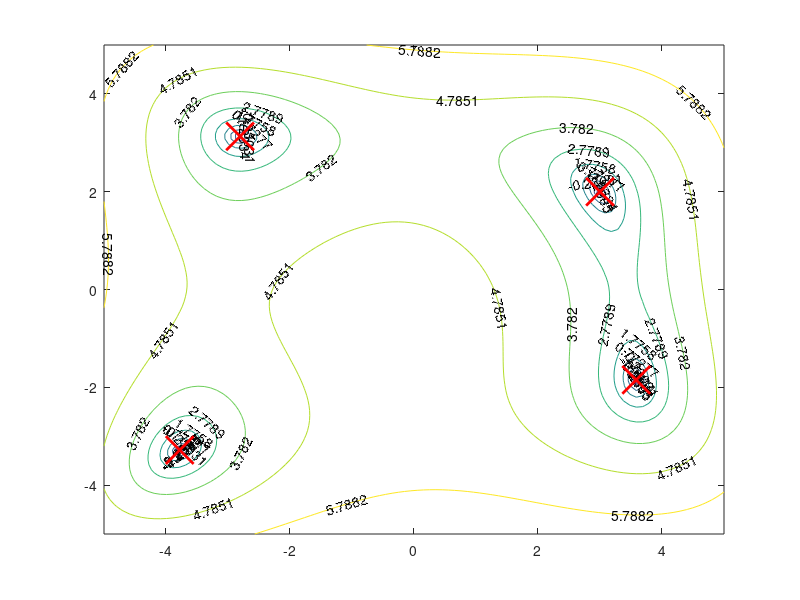

This chart was generated by the following MATLAB code:
x = linspace(-5,5);
y = linspace(-5,5);
[X,Y] = meshgrid(x,y);
Z= power((power(X,2) + Y -11),2) + power((X + power(Y,2) -7),2);
Z = log(0.01+Z);
figure;
[C,h] = contour(X,Y,Z,'ShowText','on');
hold on;
plot(3,2,'x','MarkerSize',20,'MarkerEdgeColor','red','LineWidth',2);
plot(3.584428,-1.848127,'x','MarkerSize',20,'MarkerEdgeColor','red','LineWidth',2);
plot(-3.779310,-3.283186,'x','MarkerSize',20,'MarkerEdgeColor','red','LineWidth',2);
plot(-2.805118,3.131313,'x','MarkerSize',20,'MarkerEdgeColor','red','LineWidth',2);
